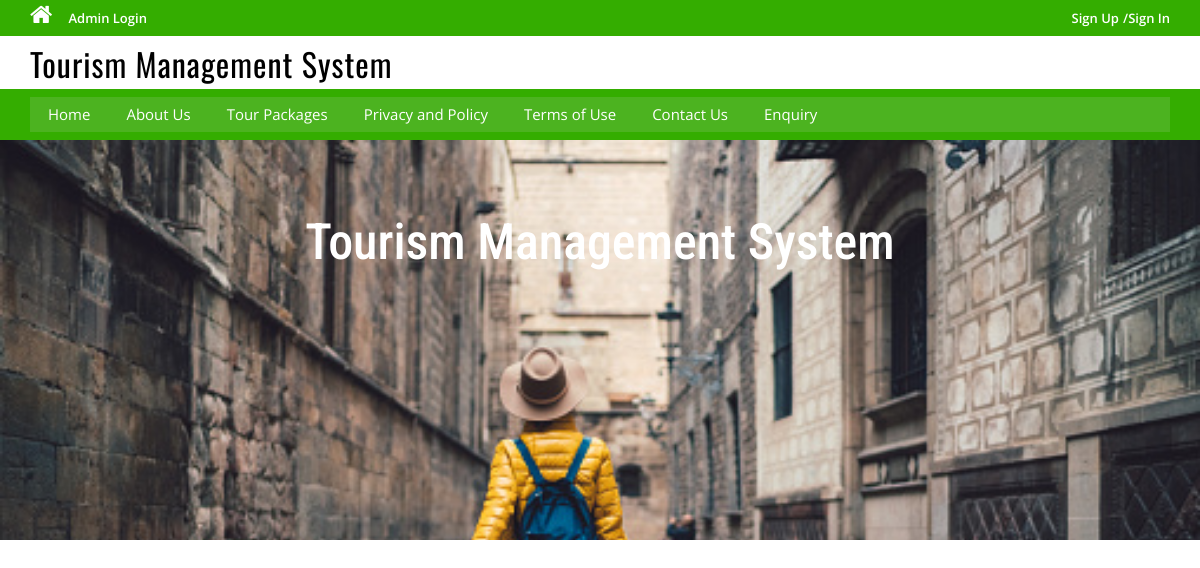
Before: /page.php?type=About with the older database file.
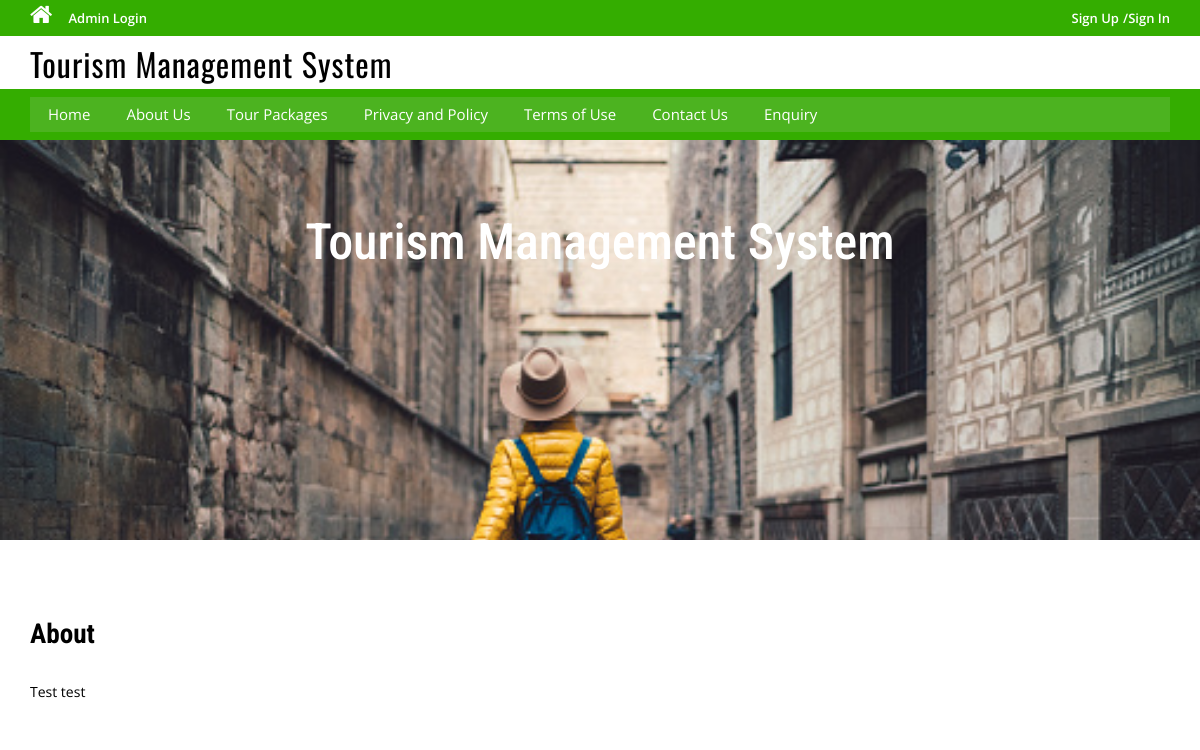
After: the same page with the newer database file.
### tables this page shows
CREATE TABLE `tmspages` (
  `id` int(11) NOT NULL,
  `type` varchar(255) DEFAULT '',
  `detail` longtext DEFAULT NULL
);

### page.php (the view, shortened to what this page needs)
<?php
include('includes/config.php');
?>
<!DOCTYPE HTML>
<html>
<head>
<link href="css/bootstrap.css" rel='stylesheet' type='text/css' />
<link href="css/style.css" rel='stylesheet' type='text/css' />
<link href="css/font-awesome.css" rel="stylesheet">
<link href="css/animate.css" rel="stylesheet" type="text/css" media="all">
</head>
<body>
<div class="top-header">
<?php include('includes/header.php');?>
<div class="banner-1 ">
	<div class="container">
		<h1 class="wow zoomIn animated animated" data-wow-delay=".5s" style="visibility: visible; animation-delay: 0.5s; animation-name: zoomIn;">Tourism Management System</h1>
	</div>
</div>
<div class="privacy">
	<div class="container">
										<?php
$pagetype=$_GET['type'];
$sql = "SELECT type,detail from tmspages where type=:pagetype";
$query = $dbh -> prepare($sql);
$query->bindParam(':pagetype',$pagetype,PDO::PARAM_STR);
$query->execute();
$results=$query->fetchAll(PDO::FETCH_OBJ);
if($query->rowCount() > 0)
{
foreach($results as $result)
{
?>
		<h3 class="wow fadeInDown animated animated" data-wow-delay=".5s" style="visibility: visible; animation-delay: 0.5s; animation-name: fadeInDown;"><?php 	echo $_GET['type'] ?></h3>
	<p>
	<?php 	echo $result->detail; ?>
	</p>
<?php } }?>
	</div>
</div>
</body>
</html>

Changed rows visible on the page:
now on this page (row edited): tmspages: detail "Test test"
